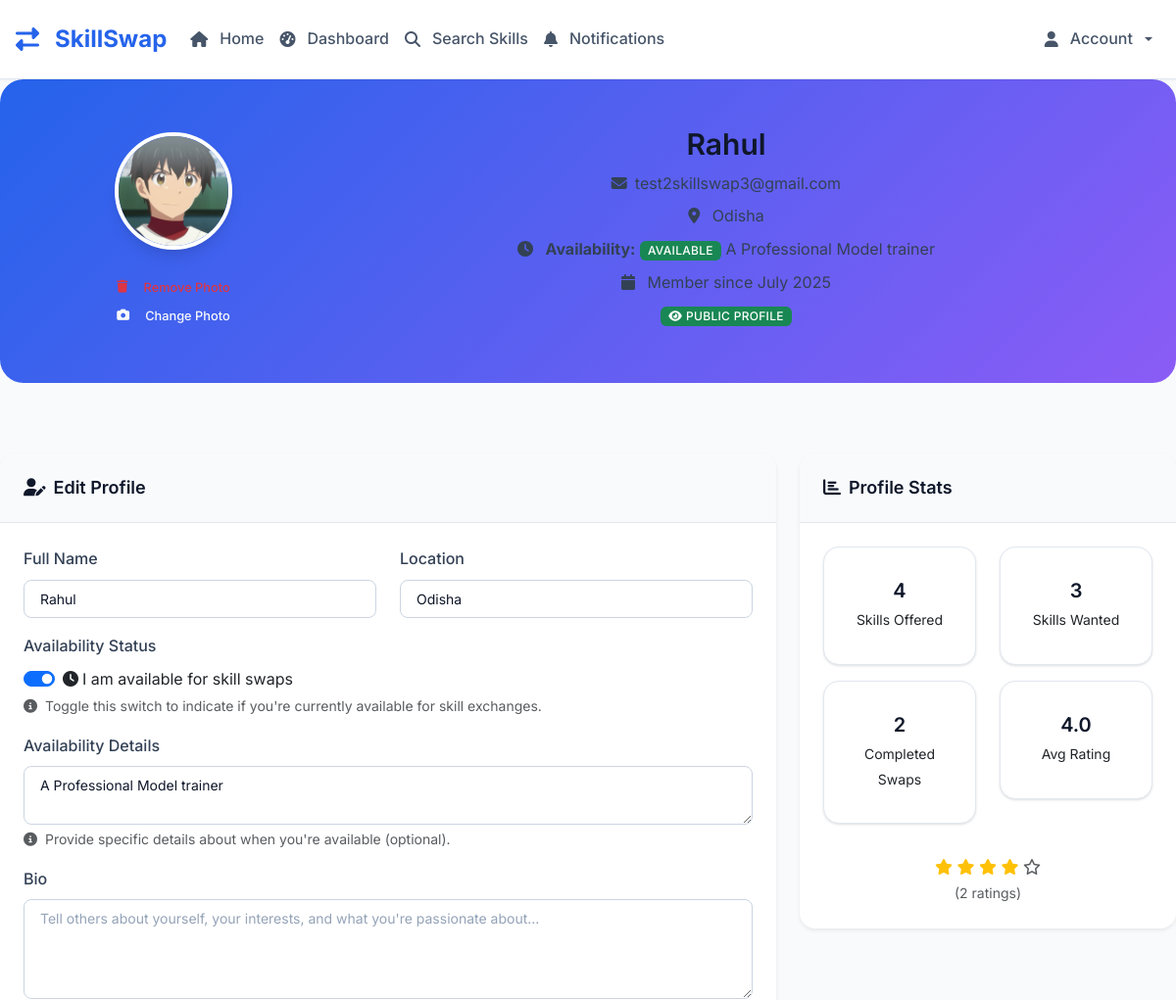
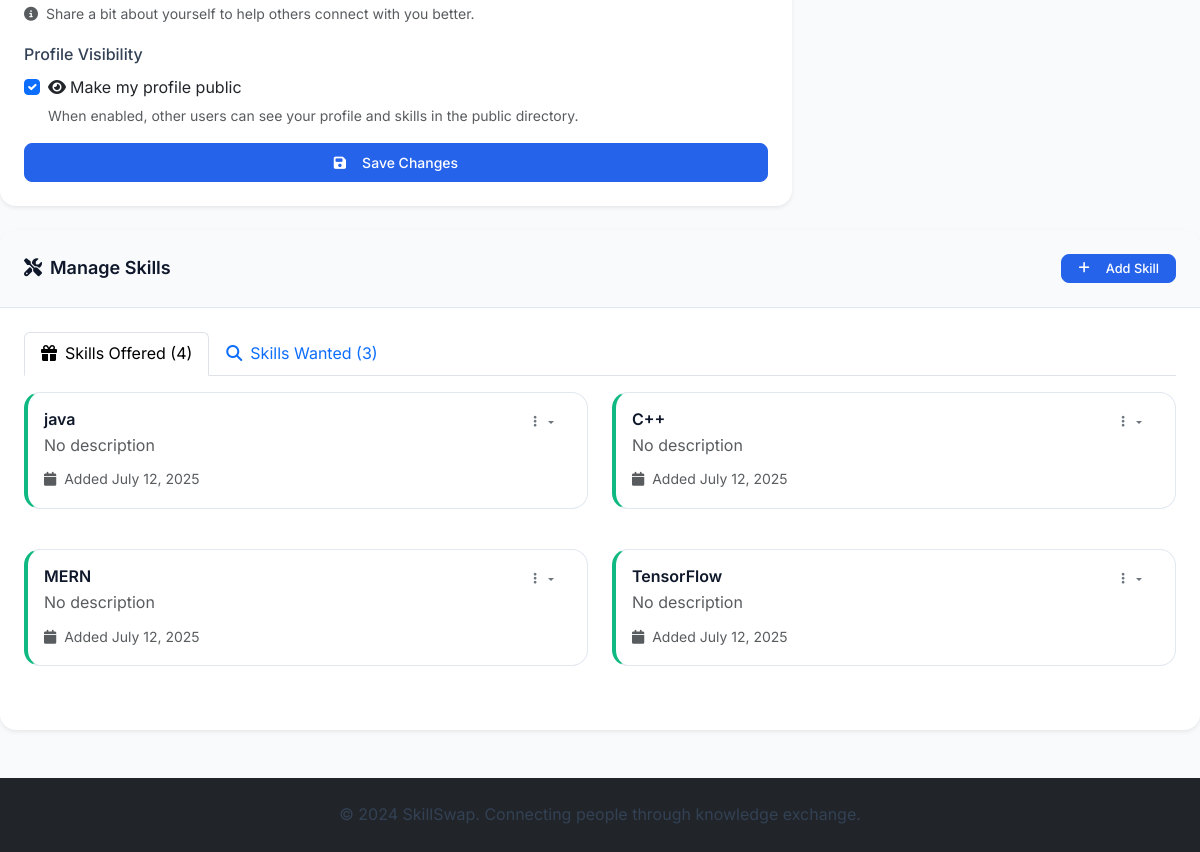
The app's page /profile (signed in) with its own data (2 pictures, top to bottom).
### tables this page shows
CREATE TABLE users (
            id INTEGER PRIMARY KEY AUTOINCREMENT,
            email TEXT UNIQUE NOT NULL,
            password_hash TEXT NOT NULL,
            name TEXT NOT NULL,
            location TEXT,
            profile_photo TEXT,
            availability TEXT,
            is_public INTEGER DEFAULT 1,
            is_admin INTEGER DEFAULT 0,
            is_banned INTEGER DEFAULT 0,
            created_at TIMESTAMP DEFAULT CURRENT_TIMESTAMP
        , bio TEXT, is_under_supervision INTEGER DEFAULT 0);

CREATE TABLE skills (
            id INTEGER PRIMARY KEY AUTOINCREMENT,
            user_id INTEGER,
            skill_name TEXT NOT NULL,
            skill_type TEXT NOT NULL, -- 'offered' or 'wanted'
            description TEXT,
            is_approved INTEGER DEFAULT 1,
            created_at TIMESTAMP DEFAULT CURRENT_TIMESTAMP,
            FOREIGN KEY (user_id) REFERENCES users (id)
        );

### skill_swap_app.py (the view)
@app.route('/profile')
@login_required
def profile():
    conn = get_db()
    user = conn.execute('SELECT * FROM users WHERE id = ?', (session['user_id'],)).fetchone()
    offered_skills = conn.execute('''
        SELECT * FROM skills WHERE user_id = ? AND skill_type = 'offered'
    ''', (session['user_id'],)).fetchall()
    wanted_skills = conn.execute('''
        SELECT * FROM skills WHERE user_id = ? AND skill_type = 'wanted'
    ''', (session['user_id'],)).fetchall()
    completed_swaps = conn.execute('''
        SELECT COUNT(*) as count FROM swap_requests
        WHERE (requester_id = ? OR provider_id = ?) AND status = 'accepted'
    ''', (session['user_id'], session['user_id'])).fetchone()['count']
    avg_rating = conn.execute('''
        SELECT AVG(rating) as avg_rating, COUNT(*) as total_ratings
        FROM ratings WHERE rated_id = ?
    ''', (session['user_id'],)).fetchone()
    conn.close()
    user = convert_row_datetimes(user)
    offered_skills = convert_rows_datetimes(offered_skills)
    wanted_skills = convert_rows_datetimes(wanted_skills)
    stats = {
        'offered_skills': len(offered_skills),
        'wanted_skills': len(wanted_skills),
        'completed_swaps': completed_swaps,
        'avg_rating': avg_rating['avg_rating'] or 0,
        'total_ratings': avg_rating['total_ratings'] or 0,
        'has_rating': avg_rating['total_ratings'] > 0
    }
    return render_template('profile.html', user=user, offered_skills=offered_skills,
                         wanted_skills=wanted_skills, stats=stats)

### templates/profile.html (shortened to what this page needs)
{% extends "base.html" %}
{% block content %}
<div class="row mb-4">
    <div class="col-12">
        <div class="profile-header">
            <div class="row align-items-center">
                <div class="col-md-3 text-center">
                    <div class="position-relative d-inline-block">
                        {% if user.profile_photo %}
                            <img src="{{ url_for('static', filename='uploads/' + user.profile_photo) }}"
                                 alt="Profile" class="profile-avatar mb-3">
                            <form method="POST" action="{{ url_for('remove_profile_photo') }}" style="display:inline;">
                                <button type="submit" class="btn btn-outline-danger btn-sm mt-2">
                                    <i class="fas fa-trash me-2"></i>Remove Photo
                                </button>
                            </form>
                        {% else %}
                            <img src="{{ url_for('static', filename='images/default-avatar.png') }}"
                                 alt="Profile" class="profile-avatar mb-3">
                        {% endif %}
                        <div>
                            <button class="btn btn-outline-light btn-sm" onclick="document.getElementById('profile-image').click()">
                                <i class="fas fa-camera me-2"></i>Change Photo
                            </button>
                        </div>
                    </div>
                </div>
                <div class="col-md-9">
                    <h2 class="mb-2">{{ user.name }}</h2>
                    <p class="mb-2">
                        <i class="fas fa-envelope me-2"></i>{{ user.email }}
                    </p>
                    <p class="mb-2">
                        <i class="fas fa-map-marker-alt me-2"></i>
                        {{ user.location or 'Location not specified' }}
                    </p>
                    <p class="mb-2">
                        <i class="fas fa-clock me-2"></i>
                        <strong>Availability:</strong>
                        {% if user.availability %}
                            <span class="badge bg-success">Available</span> {{ user.availability }}
                        {% else %}
                            <span class="badge bg-secondary">Not Available</span>
                        {% endif %}
                    </p>
                    <p class="mb-2">
                        <i class="fas fa-calendar me-2"></i>
                        Member since {{ user.created_at.strftime('%B %Y') }}
                    </p>
                    <div class="mb-2">
                        <span class="badge bg-{{ 'success' if user.is_public else 'secondary' }}">
                            <i class="fas fa-{{ 'eye' if user.is_public else 'eye-slash' }} me-1"></i>
                            {{ 'Public Profile' if user.is_public else 'Private Profile' }}
                        </span>
                    </div>
                </div>
            </div>
        </div>
    </div>
</div>
<div class="row mb-4">
    <div class="col-md-8">
        <div class="card border-0 shadow-sm">
            <div class="card-header">
                <h5 class="mb-0">
                    <i class="fas fa-user-edit me-2"></i>Edit Profile
                </h5>
            </div>
            <div class="card-body">
                <form method="POST" action="{{ url_for('update_profile') }}" enctype="multipart/form-data">
                    <div class="row">
                        <div class="col-md-6 mb-3">
                            <label for="name" class="form-label">Full Name</label>
                            <input type="text" class="form-control" id="name" name="name"
                                   value="{{ user.name }}" required>
                        </div>
                        <div class="col-md-6 mb-3">
                            <label for="location" class="form-label">Location</label>
                            <input type="text" class="form-control" id="location" name="location"
                                   value="{{ user.location or '' }}" placeholder="City, Country">
                        </div>
                    </div>
                    <div class="mb-3">
                        <label class="form-label">Availability Status</label>
                        <div class="form-check form-switch">
                            <input type="checkbox" class="form-check-input" id="is_available" name="is_available"
                                   {{ 'checked' if user.availability else '' }}>
                            <label class="form-check-label" for="is_available">
                                <i class="fas fa-clock me-1"></i>I am available for skill swaps
                            </label>
                        </div>
                        <div class="form-text">
                            <i class="fas fa-info-circle me-1"></i>
                            Toggle this switch to indicate if you're currently available for skill exchanges.
                        </div>
                    </div>
                    <div class="mb-3">
                        <label for="availability_details" class="form-label">Availability Details</label>
                        <textarea class="form-control" id="availability_details" name="availability_details" rows="2"
                                  placeholder="e.g., Weekdays 6-8 PM, Weekends anytime...">{{ user.availability or '' }}</textarea>
                        <div class="form-text">
                            <i class="fas fa-info-circle me-1"></i>
                            Provide specific details about when you're available (optional).
                        </div>
                    </div>
                    <div class="mb-3">
                        <label for="bio" class="form-label">Bio</label>
                        <textarea class="form-control" id="bio" name="bio" rows="4"
                                  placeholder="Tell others about yourself, your interests, and what you're passionate about...">{{ user.bio or '' }}</textarea>
                        <div class="form-text">
                            <i class="fas fa-info-circle me-1"></i>
                            Share a bit about yourself to help others connect with you better.
                        </div>
                    </div>
                    <div class="mb-3">
                        <label class="form-label">Profile Visibility</label>
                        <div class="form-check">
                            <input type="checkbox" class="form-check-input" id="is_public" name="is_public"
                                   {{ 'checked' if user.is_public else '' }}>
                            <label class="form-check-label" for="is_public">
                                <i class="fas fa-eye me-1"></i>Make my profile public
                            </label>
                            <div class="form-text">
                                When enabled, other users can see your profile and skills in the public directory.
                            </div>
                        </div>
                    </div>
                    <div class="d-grid">
                        <button type="submit" class="btn btn-primary">
                            <i class="fas fa-save me-2"></i>Save Changes
                        </button>
                    </div>
                </form>
            </div>
        </div>
    </div>
    <div class="col-md-4">
        <div class="card border-0 shadow-sm">
            <div class="card-header">
                <h5 class="mb-0">
                    <i class="fas fa-chart-bar me-2"></i>Profile Stats
                </h5>
            </div>
            <div class="card-body">
                <div class="row text-center">
                    <div class="col-6 mb-3">
                        <div class="stats-card">
                            <h4 class="mb-1">{{ stats.offered_skills }}</h4>
                            <small>Skills Offered</small>
                        </div>
                    </div>
                    <div class="col-6 mb-3">
                        <div class="stats-card">
                            <h4 class="mb-1">{{ stats.wanted_skills }}</h4>
                            <small>Skills Wanted</small>
                        </div>
                    </div>
                    <div class="col-6 mb-3">
                        <div class="stats-card">
                            <h4 class="mb-1">{{ stats.completed_swaps }}</h4>
                            <small>Completed Swaps</small>
                        </div>
                    </div>
                    <div class="col-6 mb-3">
                        <div class="stats-card">
                            {% if stats.has_rating %}
                                <h4 class="mb-1">{{ stats.avg_rating|round(1) }}</h4>
                                <small>Avg Rating</small>
                            {% else %}
                                <h4 class="mb-1 text-muted">Unrated</h4>
                                <small>No ratings yet</small>
                            {% endif %}
                        </div>
                    </div>
                </div>
                {% if stats.has_rating %}
                <div class="text-center mt-3">
                    <div class="rating-stars">
                        {% for i in range(5) %}
                            {% if i < stats.avg_rating %}
                                <i class="fas fa-star text-warning"></i>
                            {% else %}
                                <i class="far fa-star text-muted"></i>
                            {% endif %}
                        {% endfor %}
                    </div>
                    <small class="text-muted">({{ stats.total_ratings }} ratings)</small>
                </div>
                {% endif %}
            </div>
        </div>
    </div>
</div>
<div class="row mb-4">
    <div class="col-12">
        <div class="card border-0 shadow-sm">
            <div class="card-header d-flex justify-content-between align-items-center">
                <h5 class="mb-0">
                    <i class="fas fa-tools me-2"></i>Manage Skills
                </h5>
                {% if not user.is_under_supervision %}
                    <button class="btn btn-primary btn-sm" data-bs-toggle="modal" data-bs-target="#addSkillModal">
                        <i class="fas fa-plus me-2"></i>Add Skill
                    </button>
                {% else %}
                    <button class="btn btn-primary btn-sm" disabled title="Cannot add skills while under supervision">
                        <i class="fas fa-plus me-2"></i>Add Skill (Disabled)
                    </button>
                {% endif %}
            </div>
            <div class="card-body">
                <ul class="nav nav-tabs" id="skillsTab" role="tablist">
                    <li class="nav-item" role="presentation">
                        <button class="nav-link active" id="offered-tab" data-bs-toggle="tab" data-bs-target="#offered" type="button">
                            <i class="fas fa-gift me-2"></i>Skills Offered ({{ offered_skills|length }})
                        </button>
                    </li>
                    <li class="nav-item" role="presentation">
                        <button class="nav-link" id="wanted-tab" data-bs-toggle="tab" data-bs-target="#wanted" type="button">
                            <i class="fas fa-search me-2"></i>Skills Wanted ({{ wanted_skills|length }})
                        </button>
                    </li>
                </ul>
                <div class="tab-content mt-3" id="skillsTabContent">
                    <div class="tab-pane fade show active" id="offered" role="tabpanel">
                        {% if offered_skills %}
                            <div class="row">
                                {% for skill in offered_skills %}
                                <div class="col-md-6 mb-3">
                                    <div class="skill-card offered p-3">
                                        <div class="d-flex justify-content-between align-items-start">
                                            <div class="flex-grow-1">
                                                <h6 class="mb-1">{{ skill.skill_name }}</h6>
                                                <p class="text-muted mb-2">{{ skill.description or 'No description' }}</p>
                                                <small class="text-muted">
                                                    <i class="fas fa-calendar me-1"></i>
                                                    Added {{ skill.created_at.strftime('%B %d, %Y') }}
                                                </small>
                                            </div>
                                            {% if not user.is_under_supervision %}
                                            <div class="dropdown">
                                                <button class="btn btn-sm btn-outline-secondary dropdown-toggle" data-bs-toggle="dropdown">
                                                    <i class="fas fa-ellipsis-v"></i>
                                                </button>
                                            </div>
                                            {% endif %}
                                        </div>
                                    </div>
                                </div>
                                {% endfor %}
                            </div>
                        {% endif %}
                    </div>
                </div>
            </div>
        </div>
    </div>
</div>
{% endblock %}

### records on screen
users: profile_photo (picture), name "Rahul", email "test2skillswap3@gmail.com", location "Odisha", availability "A Professional Model trainer", is_public "PUBLIC PROFILE", availability_details "A Professional Model trainer"
skills: skill_name "java", description "No description", created_at "July 12, 2025"
skills: skill_name "C++", description "No description", created_at "July 12, 2025"
skills: skill_name "MERN", description "No description", created_at "July 12, 2025"
skills: skill_name "TensorFlow", description "No description", created_at "July 12, 2025"

### other values on screen
{{ user.created_at.strftime('%B %Y') }} "July 2025"
{{ stats.offered_skills }} "4"
{{ stats.wanted_skills }} "3"
{{ stats.completed_swaps }} "2"
{{ stats.avg_rating|round(1) }} "4.0"
{{ stats.total_ratings }} "2"
{{ offered_skills|length }} "4"
{{ wanted_skills|length }} "3"
